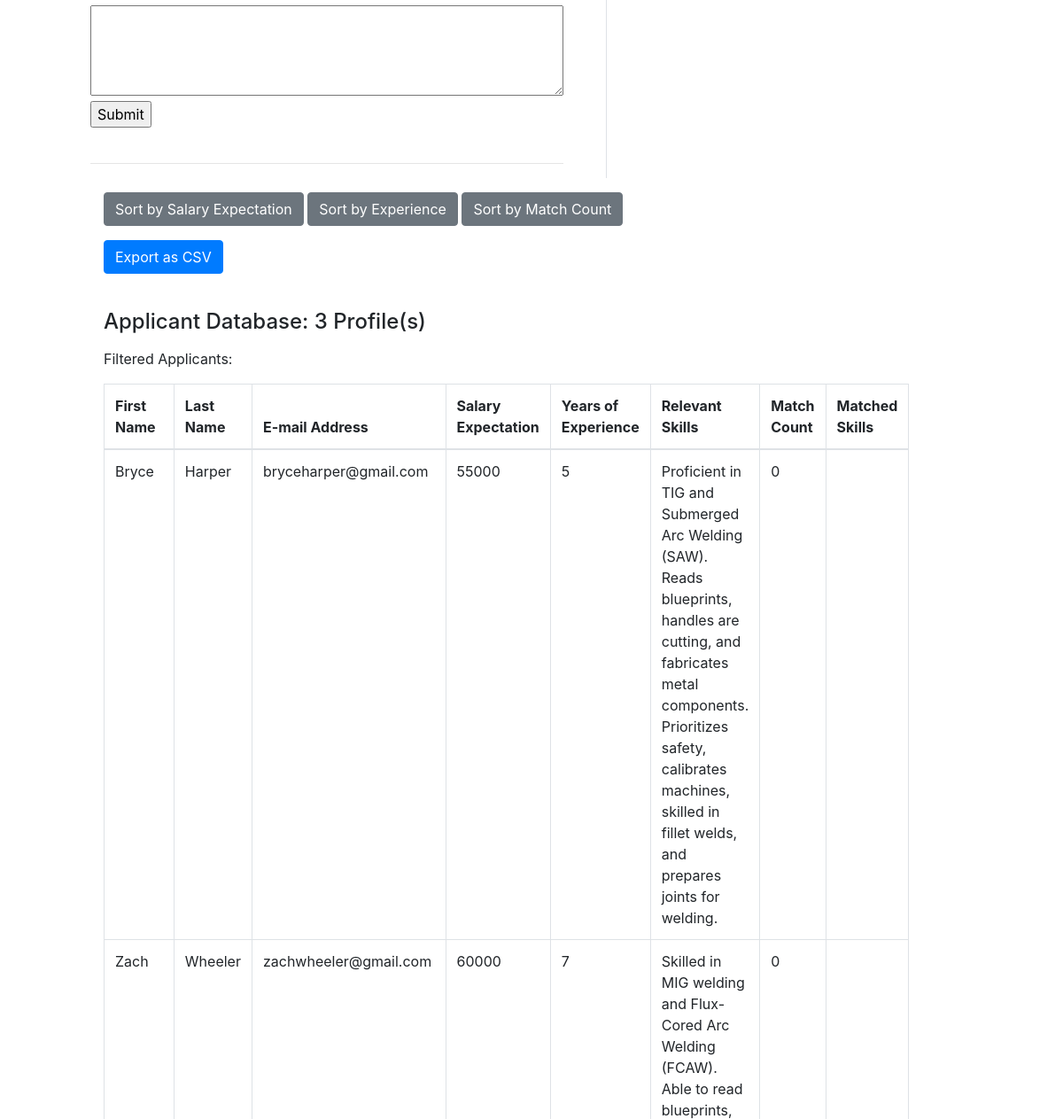
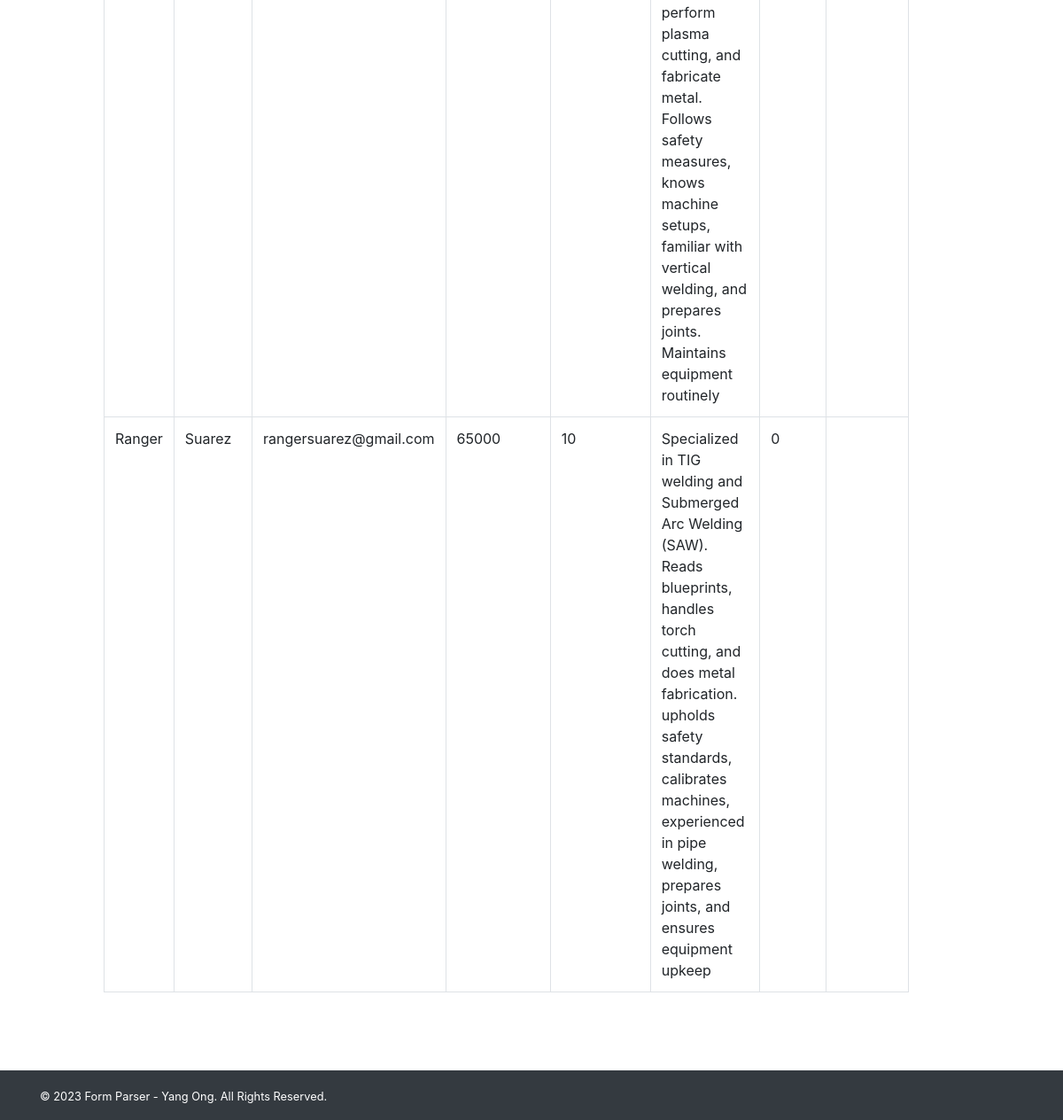
Before: / (lower part) with the older database file (2 pictures, top to bottom).
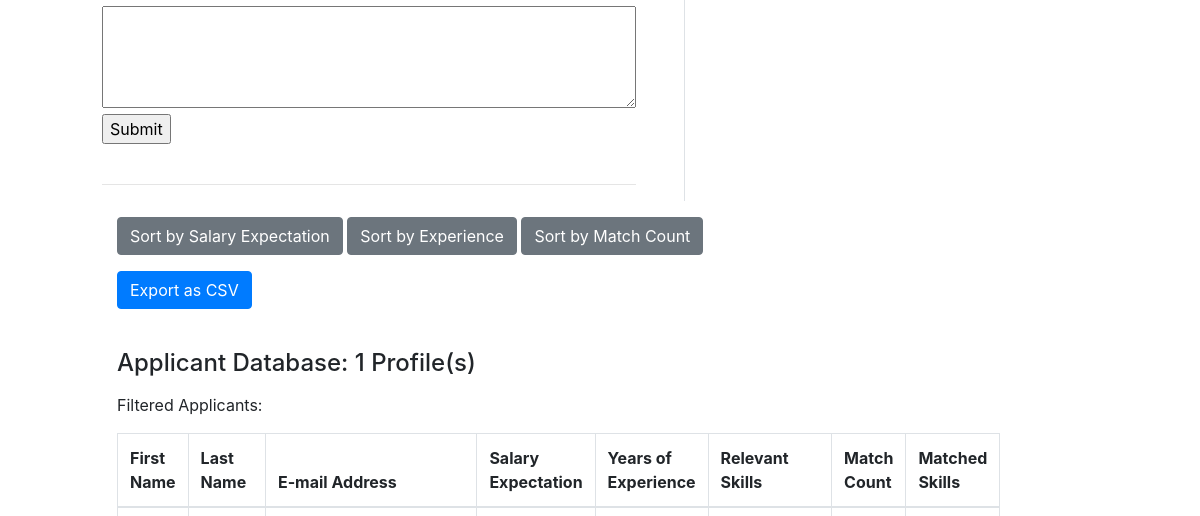
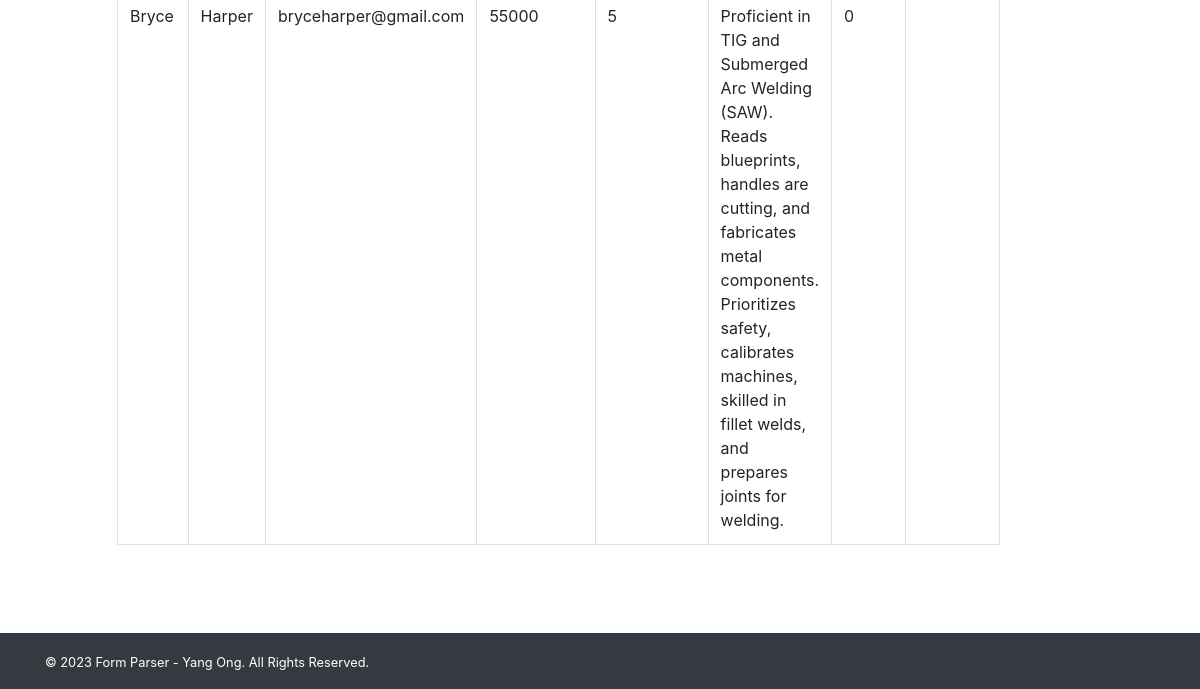
After: the same page with the newer database file (2 pictures, top to bottom).
### tables this page shows
CREATE TABLE "ApplicationData" (
	"id"	INTEGER,
	"first_name"	TEXT,
	"last_name"	TEXT,
	"mi"	TEXT,
	"date"	DATE,
	"street_address"	TEXT,
	"apartmentunit"	TEXT,
	"city"	TEXT,
	"state"	TEXT,
	"zip_code"	INTEGER,
	"phone"	TEXT,
	"email_address"	TEXT,
	"jobs_youre_applying_for"	TEXT,
	"job_title"	INTEGER,
	"years_of_experience"	INTEGER,
	"desired_salaryrate"	REAL,
	"earliest_date_available"	DATE,
	"your_relevant_skills"	TEXT,
	PRIMARY KEY("id")
);

### app.py (the view)
@app.route("/", methods=["GET", "POST"])
def index():
    job_data['yearsOfExperience'] = 0
    job_data['salary'] = 0
    job_data['keyWords'] = 'none'
    conn = sqlite3.connect('applications.db')
    cursor = conn.cursor()
    cursor.execute('SELECT first_name, last_name, email_address, desired_salaryrate, years_of_experience, your_relevant_skills FROM ApplicationData')
    rows = cursor.fetchall()
    conn.close()
    data = []
    for row in rows:
        data.append({
            "first_name": row[0],
            "last_name": row[1],
            "email_address": row[2],
            "desired_salaryrate": int(row[3]),
            "years_of_experience": row[4],
            "your_relevant_skills": row[5],
            "match_count": 0,
            "matched_skills": ""
        })
    flash_message = None
    flashed_messages = get_flashed_messages()
    if flashed_messages:
        flash_message = flashed_messages[0]
    return render_template("index.html", job_data=job_data, table_data=data, flash_message=flash_message)

### templates/index.html (shortened to what this page needs)
{% extends "layout.html" %}
{% block content %}
<div class="container-fluid padded">
    <div class="row">
        <div class="col-md-3.2 border-right pr-5">
            <div>
                <form action="/filter" style="margin-top: 40px; margin-bottom: 40px;" method="post">
                    <div>
                        <label for="keyWords">Key Duties/Skills (Comma-separated):</label><br>
                        <textarea id="keyWords" name="keyWords" rows="4" cols="50" required>{{ request.form['keyWords'] or '' }}</textarea>
                    </div>
                    <div>
                        <input type="submit" value="Submit">
                    </div>
                </form>
            </div>
            <hr>
        </div>
        <div class="col-md-8">
            <div>
                <button id="sortSalaryBtn" type="button" class="btn btn-secondary mt-3">
                    Sort by Salary Expectation
                </button>
                <button id="sortExperienceBtn" type="button" class="btn btn-secondary mt-3">
                    Sort by Experience
                </button>
                <button id="sortBtn" type="button" class="btn btn-secondary mt-3">
                    Sort by Match Count
                </button>
                <button id="exportCSV" type="button" class="btn btn-primary mt-3">
                    Export as CSV
                </button>
                <div id="dataTableContainer" style="margin-top: 40px; margin-bottom: 40px;">
                    <h4 style="margin-bottom: 15px;">Applicant Database: {{ table_data|length }} Profile(s)</h4>
                    <p>Filtered Applicants: {{ filtered_count }}</p>
                    <table class="table table-bordered" id="extractedDataTable">
                        <thead>
                            <tr>
                                <th>First Name</th>
                                <th>Last Name</th>
                                <th>E-mail Address</th>
                                <th>Salary Expectation</th>
                                <th>Years of Experience</th>
                                <th>Relevant Skills</th>
                                <th>Match Count</th>
                                <th>Matched Skills</th>
                            </tr>
                        </thead>
                        <tbody>
                            {% for row in table_data %}
                            {% if ('yearsOfExperience' not in request.form or row.years_of_experience >= request.form['yearsOfExperience']|int) and ('salary' not in request.form or row.desired_salaryrate <= request.form['salary']|int) %}
                                <tr>
                                    <td>{{ row.first_name }}</td>
                                    <td>{{ row.last_name }}</td>
                                    <td>{{ row.email_address }}</td>
                                    <td>{{ row.desired_salaryrate }}</td>
                                    <td>{{ row.years_of_experience }}</td>
                                    <td>{{ row.your_relevant_skills }}</td>
                                    <td>{{ row.match_count }}</td>
                                    <td>{{ row.matched_skills }}</td>
                                </tr>
                            {% endif %}
                        {% endfor %}
                        </tbody>
                    </table>
                </div>
            </div>
        </div>
    </div>
</div>
{% endblock %}

### templates/layout.html (shortened to what this page needs)
<!DOCTYPE html>
<html lang="en">
<head>
    <link href="https://maxcdn.bootstrapcdn.com/bootstrap/4.5.2/css/bootstrap.min.css" rel="stylesheet">
</head>
<body>
    <div class="container-fluid mt-5 padded">
        {% block content %}{% endblock %}
    </div>
    <footer class="mt-5 py-3 bg-dark text-white">
        <div class="container">
            <small>&copy; 2023 Form Parser - Yang Ong. All Rights Reserved.</small>
        </div>
    </footer>
</body>
</html>

### templates/layout.html (style rules this page uses)
.container-fluid.padded { padding-left: 5%; padding-right: 0%; }

Changed rows visible on the page:
removed ApplicationData: first_name "Zach", last_name "Wheeler", email_address "zachwheeler@gmail.com", desired_salaryrate "60000", years_of_experience "7", your_relevant_skills "Skilled in MIG welding and Flux-Cored Arc Welding (FCAW). Able to read blueprints, perform plasma cutting, and fabricate metal. Follows safety measures, knows machine setups, familiar with vertical welding, and prepares joints. Maintains equipment routinely", match_count "0"
removed ApplicationData: first_name "Ranger", last_name "Suarez", email_address "rangersuarez@gmail.com", desired_salaryrate "65000", years_of_experience "10", your_relevant_skills "Specialized in TIG welding and Submerged Arc Welding (SAW). Reads blueprints, handles torch cutting, and does metal fabrication. upholds safety standards, calibrates machines, experienced in pipe welding, prepares joints, and ensures equipment upkeep", match_count "0"
Other visible differences:
{{ table_data|length }}: "3" → "1"
